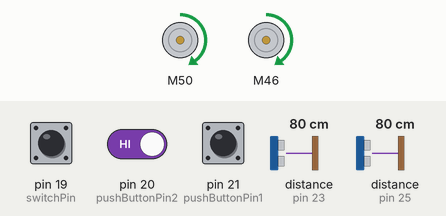
This sketch was run on a simulated Arduino Mega 2560, built with avr-gcc and run on an emulated ATmega2560. On the bench: 2 × DC motor (green arrow = forward, orange = backward, longer = faster). Wiring (inferred from the names in the program): ultrasonic range finder: trigger pin 22; echo pin 23. The test bench sets the inputs (shaded band); at power-on: distance to the obstacle (sensors on pin 23, pin 25) 80 cm, pin 19 (switchPin) LOW, pin 20 (pushButtonPin2) HIGH, pin 21 (pushButtonPin1) HIGH. The echo pulse lasts 58.3 µs per cm; what the sketch prints to the serial monitor is not drawn.

Above: at 0.1 s.
At 1.8 s:
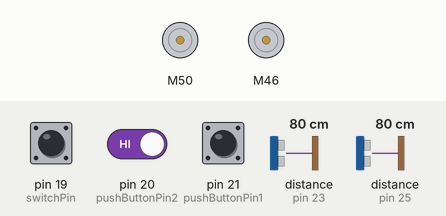
1.9 s: distance to the obstacle (sensor on pin 23) set to 120 cm
3.5 s: distance to the obstacle (sensor on pin 25) set to 2 cm
6.5 s: pin 19 (switchPin) pulled HIGH for 0.15 s
8.1 s: pin 19 (switchPin) pulled HIGH for 1 s
12.1 s: distance to the obstacle (sensor on pin 23) set to 2 cm
15.1 s: pin 19 (switchPin) driven HIGH and pin 20 (pushButtonPin2) driven LOW
At 16.0 s:
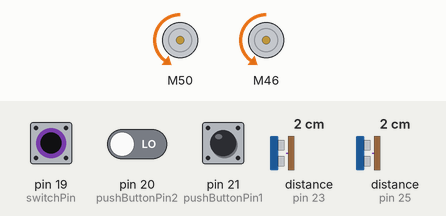
Timing chart, 0 to 17.6 s (numbered marks = the images above; inputs shaded):
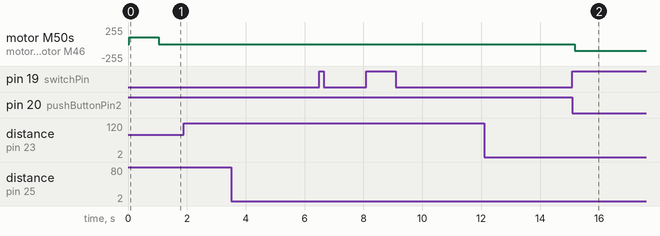

The sketch:

jatayu.ino
```cpp
// // // For single motor instance
#include <L298N.h>

// motor & L298N pins

int m1Pin1 = 50;       // Connect to IN1 on the motor driver
int m1Pin2 = 48;       // Connect to IN2 on the motor driver
int m1enablePin = 52;  // Connect to ENA on the motor driver

int m2Pin1 = 46;       // Connect to IN3 on the motor driver
int m2Pin2 = 44;       // Connect to IN4 on the motor driver
int m2enablePin = 42;  // Connect to ENB on the motor driver

// ultrasonic sensor pins

const int u1trigPin = 22;
const int u1echoPin = 23;
const int u2trigPin = 24;
const int u2echoPin = 25;
const int u3trigPin = 26;
const int u3echoPin = 27;
// const int u4trigPin = 28;
// const int u4echoPin = 29;
// const int u5trigPin = 30;
// const int u5echoPin = 31;
const int switchPin = 19;
const int pushButtonPin1 = 21;
const int pushButtonPin2 = 20;

L298N motor1(m1enablePin, m1Pin1, m1Pin2);
L298N motor2(m2enablePin, m2Pin1, m2Pin2);

// used for full drop and full pull
bool direction = 0;  // 0 = blocks are up , 1 = blocks are down now
long timeToPickUp = 10 * 1000;
long timeToDropDown = 1 * 1000;
bool testMode = true;
int pushButtonPinState1 = 0;
int pushButtonPinState2 = 0;
int limitToDetect = 100;

void setup() {

  Serial.begin(9600);

  // connections to ultrasonic sensors
  pinMode(u1trigPin, OUTPUT);
  pinMode(u1echoPin, INPUT);
  pinMode(u2trigPin, OUTPUT);
  pinMode(u2echoPin, INPUT);
  pinMode(u3trigPin, OUTPUT);
  pinMode(u3echoPin, INPUT);
  // pinMode(u4trigPin, OUTPUT);
  // pinMode(u4echoPin, INPUT);
  // pinMode(u5trigPin, OUTPUT);
  // pinMode(u5echoPin, INPUT);
  pinMode(pushButtonPin1, INPUT_PULLUP);
  pinMode(pushButtonPin2, INPUT_PULLUP);
  pinMode(switchPin, INPUT);


  // connections to motor
  pinMode(m1Pin1, OUTPUT);
  pinMode(m1Pin2, OUTPUT);
  pinMode(m1enablePin, OUTPUT);
  pinMode(m2Pin1, OUTPUT);
  pinMode(m2Pin2, OUTPUT);
  pinMode(m2enablePin, OUTPUT);
  // Set initial speed
  motor1.setSpeed(100);
  motor2.setSpeed(100);

  motor1.stop();
  motor2.stop();
}

void loop() {
  testMode = digitalRead(switchPin);
  Serial.println(testMode);
  if (testMode) {
    testingLoop();
  } else {
    mainLoop();
  }
}

void testingLoop() {
  Serial.println("🌊🌊🌊");
checkpin1:
  pushButtonPinState1 = digitalRead(pushButtonPin1);
  if (pushButtonPinState1 == LOW) {
    Serial.println("🌈");
    motor1.forward();
    motor2.forward();
    delay(400);
    goto checkpin1;
  } else {
    Serial.println("🔴");
    motor1.stop();
    motor2.stop();
  }
checkpin2:
  pushButtonPinState2 = digitalRead(pushButtonPin2);
  if (pushButtonPinState2 == LOW) {
    Serial.println("🌈🌈");
    motor1.backward();
    motor2.backward();
    goto checkpin2;
  } else {
    Serial.println("🔴🔴");
    motor1.stop();
    motor2.stop();
  }
  delay(50);
}
void mainLoop() {
  Serial.println("✨✨✨");
  if (direction == 0) {
    if (isPersonBlocking()) {
      dropBlocks();
    }
  }
  if (direction == 1) {
    if (!isPersonBlocking()) {
      Serial.println("waiting for 10 secs");
      delay(10000);
      pullBlocks();
    }
  }
}

void dropBlocks() {
  Serial.println("Throwing the blocks down 🔽🔽🔽");
  motor1.forward();
  motor2.forward();
  delay(timeToDropDown);
  motor1.stop();
  motor2.stop();
  direction = 1;
}
void pullBlocks() {
  Serial.println("picking up the blocks ⬆️⬆️⬆️");
  motor1.backward();
  motor2.backward();
  delay(timeToPickUp);
  motor1.stop();
  motor2.stop();
  direction = 0;
}

int getU1Distance() {
  digitalWrite(u1trigPin, LOW);
  delayMicroseconds(2);

  digitalWrite(u1trigPin, HIGH);
  delayMicroseconds(10);
  digitalWrite(u1trigPin, LOW);

  long duration = pulseIn(u1echoPin, HIGH);
  int distance = duration * 0.034 / 2;
  Serial.print("Distance 1 🎉 : ");
  Serial.print(distance);
  Serial.println(" cm");
  return distance;
}

int getU2Distance() {
  digitalWrite(u2trigPin, LOW);
  delayMicroseconds(2);

  digitalWrite(u2trigPin, HIGH);
  delayMicroseconds(10);
  digitalWrite(u2trigPin, LOW);

  long duration = pulseIn(u2echoPin, HIGH);
  int distance = duration * 0.034 / 2;
  Serial.print("Distance 2 🥲: ");
  Serial.print(distance);
  Serial.println(" cm");
  return distance;
}

int getU3Distance() {
  digitalWrite(u3trigPin, LOW);
  delayMicroseconds(2);

  digitalWrite(u3trigPin, HIGH);
  delayMicroseconds(10);
  digitalWrite(u3trigPin, LOW);

  long duration = pulseIn(u3echoPin, HIGH);
  int distance = duration * 0.034 / 2;
  Serial.print("Distance 3 🪨: ");
  Serial.print(distance);
  Serial.println(" cm");
  return distance;
}
// int getU4Distance()
// {
//   digitalWrite(u4trigPin, LOW);
//   delayMicroseconds(2);

//   digitalWrite(u4trigPin, HIGH);
//   delayMicroseconds(10);
//   digitalWrite(u4trigPin, LOW);

//   long duration = pulseIn(u4echoPin, HIGH);
//   int distance = duration * 0.034 / 2;
//   Serial.print("Distance 4 🪨: ");
//   Serial.print(distance);
//   Serial.println(" cm");
//   return distance;
// }
// int getU5Distance()
// {
//   digitalWrite(u5trigPin, LOW);
//   delayMicroseconds(2);

//   digitalWrite(u5trigPin, HIGH);
//   delayMicroseconds(10);
//   digitalWrite(u5trigPin, LOW);

//   long duration = pulseIn(u5echoPin, HIGH);
//   int distance = duration * 0.034 / 2;
//   Serial.print("Distance 5 🪨: ");
//   Serial.print(distance);
//   Serial.println(" cm");
//   return distance;
// }

bool isPersonBlocking() {
  int dist1 = getU1Distance();
  if (dist1 < limitToDetect) {
    Serial.println("stopped because of sensor 1");
    return true;
  }
  int dist2 = getU2Distance();
  if (dist2 < limitToDetect) {
    Serial.println("stopped because of sensor 2");
    return true;
  }
  int dist3 = getU3Distance();
  if (dist3 < limitToDetect) {
    Serial.println("stopped because of sensor 3");
    return true;
  }
  // int dist4 = getU4Distance();
  // if(dist4<limitToDetect)
  // {
  //   Serial.println("stopped because of sensor 4");
  //   return true;
  // }
  // int dist5 = getU5Distance();
  // if(dist5<limitToDetect)
  // {
  //   Serial.println("stopped because of sensor 5");
  //   return true;
  // }
  return false;
}
```

Measured:
- after the input at 1.9 s, every drawn part: stays the same
- after the input at 3.5 s, every drawn part: stays the same
- after the input at 6.5 s, every drawn part: stays the same
- after the input at 8.1 s, every drawn part: stays the same
- after the input at 12.1 s, every drawn part: stays the same
- after the input at 15.1 s, motor M50, motor M46: stopped → backward 100/255 after 0.07 s
